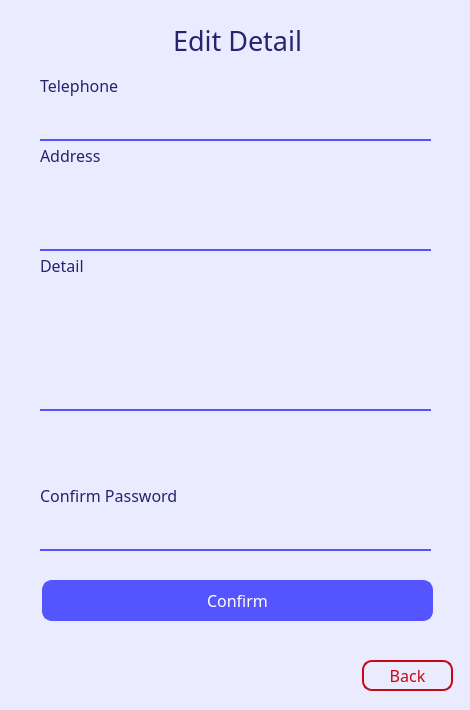
<?xml version="1.0" encoding="UTF-8"?>
<ui version="4.0">
 <class>Dialog</class>
 <widget class="QDialog" name="Dialog">
  <property name="geometry">
   <rect>
    <x>0</x>
    <y>0</y>
    <width>470</width>
    <height>710</height>
   </rect>
  </property>
  <property name="font">
   <font>
    <family>ZCOOL QingKe HuangYou</family>
    <pointsize>12</pointsize>
   </font>
  </property>
  <property name="windowTitle">
   <string>Board Game Community</string>
  </property>
  <property name="styleSheet">
   <string notr="true">background-color: rgb(235, 235, 255)</string>
  </property>
  <widget class="QLineEdit" name="ltxt_phone">
   <property name="geometry">
    <rect>
     <x>40</x>
     <y>100</y>
     <width>391</width>
     <height>41</height>
    </rect>
   </property>
   <property name="styleSheet">
    <string notr="true">font: 12pt &quot;Bai Jamjuree&quot;;
border: 0px;
border-bottom: 2px solid rgb(85, 85, 255);
background-color: rgba(255, 255, 255, 0)</string>
   </property>
  </widget>
  <widget class="QLabel" name="label_1">
   <property name="geometry">
    <rect>
     <x>42</x>
     <y>10</y>
     <width>391</width>
     <height>61</height>
    </rect>
   </property>
   <property name="font">
    <font>
     <family>ZCOOL QingKe HuangYou</family>
     <pointsize>20</pointsize>
     <weight>50</weight>
     <italic>false</italic>
     <bold>false</bold>
    </font>
   </property>
   <property name="styleSheet">
    <string notr="true">background-color: rgba(255, 255, 255, 0);
color: rgb(36, 36, 111);
font: 20pt &quot;ZCOOL QingKe HuangYou&quot;;</string>
   </property>
   <property name="text">
    <string>Edit Detail</string>
   </property>
   <property name="textFormat">
    <enum>Qt::AutoText</enum>
   </property>
   <property name="alignment">
    <set>Qt::AlignCenter</set>
   </property>
  </widget>
  <widget class="QPushButton" name="btn_confirm">
   <property name="geometry">
    <rect>
     <x>42</x>
     <y>580</y>
     <width>391</width>
     <height>41</height>
    </rect>
   </property>
   <property name="styleSheet">
    <string notr="true">background-color: rgb(85, 85, 255);
color: rgb(255, 255, 255);
font: 12pt &quot;ZCOOL QingKe HuangYou&quot;;
border-radius: 10px;
border: 2px solid rgb(85, 85, 255);</string>
   </property>
   <property name="text">
    <string>Confirm</string>
   </property>
  </widget>
  <widget class="QLabel" name="label_5">
   <property name="geometry">
    <rect>
     <x>40</x>
     <y>140</y>
     <width>211</width>
     <height>31</height>
    </rect>
   </property>
   <property name="font">
    <font>
     <family>ZCOOL QingKe HuangYou</family>
     <pointsize>12</pointsize>
     <weight>50</weight>
     <italic>false</italic>
     <bold>false</bold>
    </font>
   </property>
   <property name="styleSheet">
    <string notr="true">background-color: rgba(255, 255, 255, 0);
color: rgb(36, 36, 111);
font: 12pt &quot;ZCOOL QingKe HuangYou&quot;;</string>
   </property>
   <property name="text">
    <string>Address</string>
   </property>
  </widget>
  <widget class="QLineEdit" name="ltxt_confirmPassword">
   <property name="geometry">
    <rect>
     <x>40</x>
     <y>510</y>
     <width>391</width>
     <height>41</height>
    </rect>
   </property>
   <property name="styleSheet">
    <string notr="true">font: 12pt &quot;Bai Jamjuree&quot;;
border: 0px;
border-bottom: 2px solid rgb(85, 85, 255);
background-color: rgba(255, 255, 255, 0)</string>
   </property>
  </widget>
  <widget class="QPushButton" name="btn_back">
   <property name="geometry">
    <rect>
     <x>362</x>
     <y>660</y>
     <width>91</width>
     <height>31</height>
    </rect>
   </property>
   <property name="styleSheet">
    <string notr="true">background-color:  rgba(0, 0, 0, 0);
color: rgb(200, 9, 19);
font: 12pt &quot;ZCOOL QingKe HuangYou&quot;;
border-radius: 10px;
border: 2px solid rgb(200, 9, 19);</string>
   </property>
   <property name="text">
    <string>Back</string>
   </property>
  </widget>
  <widget class="QLabel" name="label_4">
   <property name="geometry">
    <rect>
     <x>40</x>
     <y>70</y>
     <width>181</width>
     <height>31</height>
    </rect>
   </property>
   <property name="font">
    <font>
     <family>ZCOOL QingKe HuangYou</family>
     <pointsize>12</pointsize>
     <weight>50</weight>
     <italic>false</italic>
     <bold>false</bold>
    </font>
   </property>
   <property name="styleSheet">
    <string notr="true">background-color: rgba(255, 255, 255, 0);
color: rgb(36, 36, 111);
font: 12pt &quot;ZCOOL QingKe HuangYou&quot;;</string>
   </property>
   <property name="text">
    <string>Telephone</string>
   </property>
  </widget>
  <widget class="QTextEdit" name="txt_address">
   <property name="geometry">
    <rect>
     <x>40</x>
     <y>170</y>
     <width>391</width>
     <height>81</height>
    </rect>
   </property>
   <property name="styleSheet">
    <string notr="true">font: 12pt &quot;Bai Jamjuree&quot;;
border: 0px;
border-bottom: 2px solid rgb(85, 85, 255);
background-color: rgba(255, 255, 255, 0)</string>
   </property>
  </widget>
  <widget class="QLabel" name="label_8">
   <property name="geometry">
    <rect>
     <x>40</x>
     <y>480</y>
     <width>211</width>
     <height>31</height>
    </rect>
   </property>
   <property name="font">
    <font>
     <family>ZCOOL QingKe HuangYou</family>
     <pointsize>12</pointsize>
     <weight>50</weight>
     <italic>false</italic>
     <bold>false</bold>
    </font>
   </property>
   <property name="styleSheet">
    <string notr="true">background-color: rgba(255, 255, 255, 0);
color: rgb(36, 36, 111);
font: 12pt &quot;ZCOOL QingKe HuangYou&quot;;</string>
   </property>
   <property name="text">
    <string>Confirm Password</string>
   </property>
  </widget>
  <widget class="QLabel" name="label_7">
   <property name="geometry">
    <rect>
     <x>40</x>
     <y>250</y>
     <width>211</width>
     <height>31</height>
    </rect>
   </property>
   <property name="font">
    <font>
     <family>ZCOOL QingKe HuangYou</family>
     <pointsize>12</pointsize>
     <weight>50</weight>
     <italic>false</italic>
     <bold>false</bold>
    </font>
   </property>
   <property name="styleSheet">
    <string notr="true">background-color: rgba(255, 255, 255, 0);
color: rgb(36, 36, 111);
font: 12pt &quot;ZCOOL QingKe HuangYou&quot;;</string>
   </property>
   <property name="text">
    <string>Detail</string>
   </property>
  </widget>
  <widget class="QTextEdit" name="txt_detail">
   <property name="geometry">
    <rect>
     <x>40</x>
     <y>280</y>
     <width>391</width>
     <height>131</height>
    </rect>
   </property>
   <property name="styleSheet">
    <string notr="true">font: 12pt &quot;Bai Jamjuree&quot;;
border: 0px;
border-bottom: 2px solid rgb(85, 85, 255);
background-color: rgba(255, 255, 255, 0)</string>
   </property>
  </widget>
 </widget>
 <resources/>
 <connections/>
</ui>
